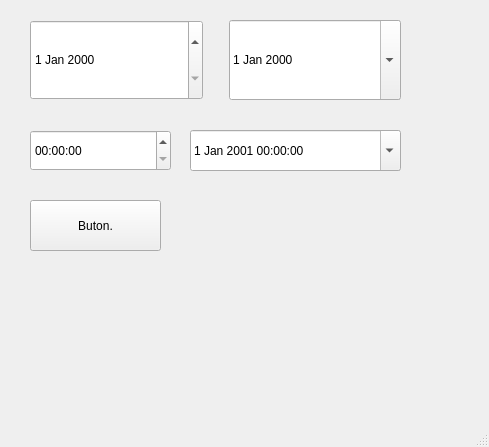
<?xml version="1.0" encoding="UTF-8"?>
<ui version="4.0">
 <class>MainWindow</class>
 <widget class="QMainWindow" name="MainWindow">
  <property name="geometry">
   <rect>
    <x>0</x>
    <y>0</y>
    <width>489</width>
    <height>447</height>
   </rect>
  </property>
  <property name="windowTitle">
   <string>MainWindow</string>
  </property>
  <widget class="QWidget" name="centralwidget">
   <widget class="QTimeEdit" name="timeEdit">
    <property name="geometry">
     <rect>
      <x>30</x>
      <y>130</y>
      <width>141</width>
      <height>41</height>
     </rect>
    </property>
   </widget>
   <widget class="QDateTimeEdit" name="dateTimeEdit">
    <property name="geometry">
     <rect>
      <x>190</x>
      <y>130</y>
      <width>211</width>
      <height>41</height>
     </rect>
    </property>
    <property name="date">
     <date>
      <year>2001</year>
      <month>1</month>
      <day>1</day>
     </date>
    </property>
    <property name="calendarPopup">
     <bool>true</bool>
    </property>
   </widget>
   <widget class="QWidget" name="horizontalLayoutWidget">
    <property name="geometry">
     <rect>
      <x>30</x>
      <y>20</y>
      <width>371</width>
      <height>80</height>
     </rect>
    </property>
    <layout class="QHBoxLayout" name="horizontalLayout">
     <item>
      <widget class="QDateEdit" name="dateEdit_2">
       <property name="sizePolicy">
        <sizepolicy hsizetype="Minimum" vsizetype="Preferred">
         <horstretch>0</horstretch>
         <verstretch>0</verstretch>
        </sizepolicy>
       </property>
      </widget>
     </item>
     <item>
      <spacer name="horizontalSpacer">
       <property name="orientation">
        <enum>Qt::Horizontal</enum>
       </property>
       <property name="sizeType">
        <enum>QSizePolicy::Fixed</enum>
       </property>
       <property name="sizeHint" stdset="0">
        <size>
         <width>20</width>
         <height>0</height>
        </size>
       </property>
      </spacer>
     </item>
     <item>
      <widget class="QDateEdit" name="dateEdit">
       <property name="sizePolicy">
        <sizepolicy hsizetype="Minimum" vsizetype="Preferred">
         <horstretch>0</horstretch>
         <verstretch>0</verstretch>
        </sizepolicy>
       </property>
       <property name="calendarPopup">
        <bool>true</bool>
       </property>
      </widget>
     </item>
    </layout>
   </widget>
   <widget class="QPushButton" name="pushButton">
    <property name="geometry">
     <rect>
      <x>30</x>
      <y>200</y>
      <width>131</width>
      <height>51</height>
     </rect>
    </property>
    <property name="text">
     <string>Buton.</string>
    </property>
   </widget>
  </widget>
  <widget class="QMenuBar" name="menubar">
   <property name="geometry">
    <rect>
     <x>0</x>
     <y>0</y>
     <width>489</width>
     <height>26</height>
    </rect>
   </property>
  </widget>
  <widget class="QStatusBar" name="statusbar"/>
 </widget>
 <resources/>
 <connections/>
</ui>
